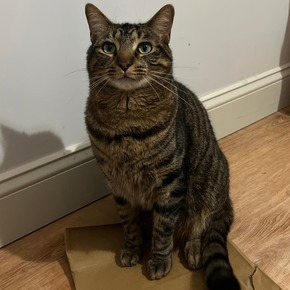
#> input picture questions/images/MerlinCrop.jpg, 290 x 290 px, given in place of RISHLibrary1.jpg, which was not available
$ python plot_corners.py RISHLibrary
#> lines starting #> are read from the running program, lines starting #| are printed output that depends on the picture; pictures that were not available may be replaced by others from this repository, and a replacement may not be noted
'''
This code adapted from scikit-image documentation
http://scikit-image.org/docs/dev/auto_examples/features_detection/plot_corner.html

For CSCI1430 @ Brown University
'''

'''
================
Corner detection
================

Detect corner points using the Harris corner detector and determine the
subpixel position of corners ([1]_, [2]_).

.. [1] https://en.wikipedia.org/wiki/Corner_detection
.. [2] https://en.wikipedia.org/wiki/Interest_point_detection

'''

from matplotlib import pyplot as plt

import argparse

from skimage import io, color, transform
from skimage.feature import corner_harris, peak_local_max

def main():
    parser = argparse.ArgumentParser(description='Harris corner detector')
    parser.add_argument('example', choices=['RISHLibrary', 'LaddObservatory', 'Chase'],
                        help='Select the image pair for corner detection')
    args = parser.parse_args()

    image1 = transform.rescale(color.rgb2gray(io.imread(f'images/{args.example}1.jpg')),0.25)
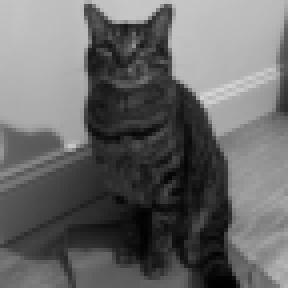
#> image1: shape (72, 72) float64 (shown 4 times larger); min 0.00698, max 0.843, mean 0.411
    image2 = transform.rescale(color.rgb2gray(io.imread(f'images/{args.example}2.jpg')),0.25)
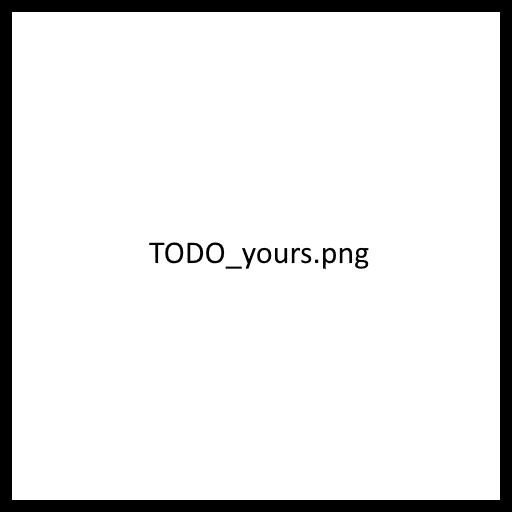
#> input picture questions/images/TODO_yours.png, 512 x 512 px, given in place of RISHLibrary2.jpg, which was not available
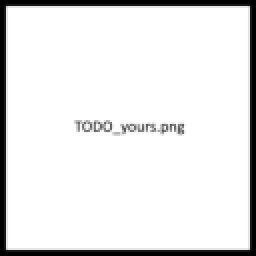
#> image2: shape (128, 128) float64 (shown 2 times larger); min 0, max 1, mean 0.903

    harris_response1 = corner_harris(image1)
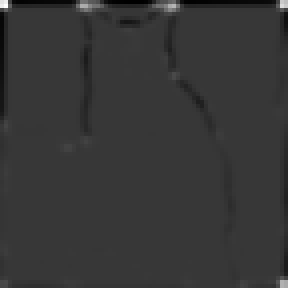
#> harris_response1: shape (72, 72) float64 (shown 4 times larger); min -0.748, max 2.7, mean -0.0105; drawn with min black and max white
    harris_response2 = corner_harris(image2)
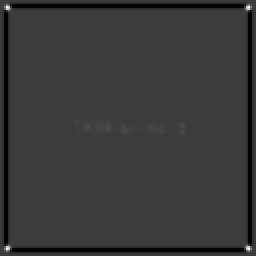
#> harris_response2: shape (128, 128) float64 (shown 2 times larger); min -3.5, max 11.36, mean -0.225; drawn with min black and max white

    ##############
    # TODO: Play with these parameters to investigate their effects
    min_distance = 5
    threshold_rel = 0.05
    ##############

    coords1 = peak_local_max( harris_response1, min_distance=min_distance, threshold_rel=threshold_rel )
#> coords1 = [[18, 43], [36, 17]]
    coords2 = peak_local_max( harris_response2, min_distance=min_distance, threshold_rel=threshold_rel )
#> coords2 = [[62, 91], [64, 54], [65, 62], [63, 43], [63, 75]]

    fig, ax = plt.subplots(1, 2, figsize=(6, 6))

    ax[0].imshow(image1, cmap=plt.cm.gray)
    ax[0].plot(coords1[:, 1], coords1[:, 0], '+r', markersize=15)
    ax[0].axis((0, image1.shape[1], image1.shape[0], 0))
    ax[0].axis('off')

    ax[1].imshow(image2, cmap=plt.cm.gray)
    ax[1].plot(coords2[:, 1], coords2[:, 0], '+r', markersize=15)
    ax[1].axis('off')

    plt.show()
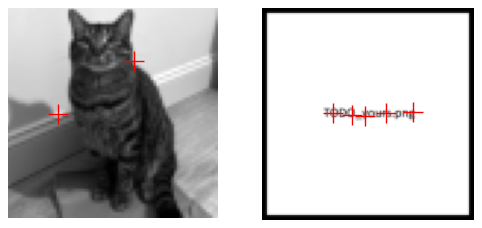
#> figure drawn by matplotlib, 2 panels

if __name__ == '__main__':
    main()
